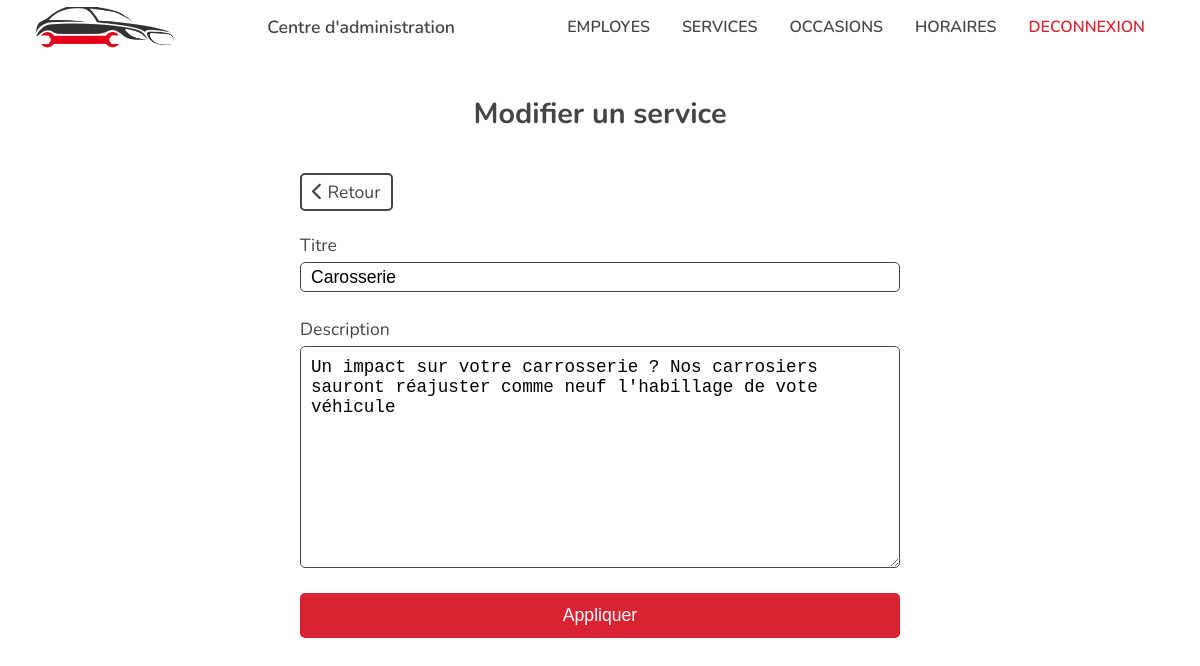
Page /edit-service.php?id=1 (signed in) on the committed database.
### tables this page shows
CREATE TABLE IF NOT EXISTS services
(
    id INT PRIMARY KEY AUTO_INCREMENT NOT NULL,
    title VARCHAR(255) NOT NULL,
    description TEXT NOT NULL
);

### actions/services/editServiceAction.php (called while the page is built, shortened)
<?php
require ('actions/database.php');
if(isset($_GET['id']) AND !empty($_GET['id'])){
    $serviceId = $_GET['id'];
    $checkIfServiceExists = $bdd->prepare('SELECT * FROM services WHERE id = ?');
    $checkIfServiceExists->execute(array($serviceId));
    if($checkIfServiceExists->rowCount() > 0){
        $serviceInfos = $checkIfServiceExists->fetch();
        if($serviceInfos['id'] == $_GET['id']){
            $service_title = $serviceInfos['title'];
            $service_description = $serviceInfos['description'];
        }
    } else {
        $errorMsg = "Aucun service n'a été trouvée";
    }
}

### edit-service.php (the view, shortened to what this page needs)
<?php
    require('actions/services/editServiceAction.php');
    include 'pages/includes/html-head.php';
?>
    <body>
        <?php include 'pages/includes/navbar-admin.php'; ?>
        <div class="admin-section edit-services">
            <?php if($_SESSION['is_admin'] == "1"){ ?>
            <div class="admin-title">Modifier un service</div>
                <form class="form-edit-service" method="POST" enctype="multipart/form-data">
                    <a href="./services-admin.php" class="return-btn"><i class="fas fa-chevron-left"></i> Retour</a>
                    <br>
                    <label for="serviceTitle" class="modal-label">Titre</label>
                    <input type="text" class="modal-input form_data" name="serviceTitle" value="<?=$service_title;?>">
                    <label for="serviceDescription" class="modal-label">Description</label>
                    <textarea name="serviceDesc" rows="10" required="required"><?=$service_description;?></textarea>
                    <button class="btn-add-modal" type="submit" name="editService" id="submit">Appliquer</button>
                    <br>
                </form>
                <?php } else { ?>
                <p class="denied-msg">Vous n'avez pas accès à cette ressource</p>
                <?php } ?>
            </div>
    </body>
</html>

### src/style.css (style rules this page uses)
*, *::after, *::before { margin: 0; padding: 0; box-sizing: border-box; text-decoration: none; list-style: none; scroll-behavior: smooth; }
body { font-family: "Nunito", sans-serif, "arial", sans-serif; color: #454545; }
body a { color: inherit; text-decoration: none; }
body .admin-section { width: 100%; margin: 0; display: flex; flex-direction: column; padding: 40px 12px; }
body .admin-section .admin-title { margin: 0 auto 40px; font-size: 1.8rem; font-weight: 700; }
body .admin-section .modify-btn, body .admin-section .delete-btn, body .admin-section .return-btn { font-size: 1.2rem; padding: 5px 10px; background-color: transparent; border-radius: 5px; text-align: center; }
body .admin-section .return-btn { width: fit-content; font-size: 1.1rem; border: 2px solid #454545; color: #454545; }
body form { display: flex; flex-direction: column; width: 90%; margin: 0 auto; }
body form label { font-size: 1.1rem; margin-bottom: 5px; }
body form input { width: 100%; height: 30px; padding-left: 10px; border: 1px solid #454545; border-radius: 5px; outline: none; font-size: 1.1rem; margin-bottom: 25px; }
body form textarea { margin-bottom: 25px; padding: 10px; border: 1px solid #454545; border-radius: 5px; outline: none; font-size: 1.1rem; }
body form button { width: fit-content; margin: 0 auto; padding: 12px 15px; border-radius: 5px; border: none; color: #ffffff; background-color: #d92332; font-size: 1.1rem; cursor: pointer; width: 100%; }
@media screen and (min-width: 700px) { body form { width: 600px; } }
@media screen and (min-width: 700px) { body .admin-section { max-width: 800px; margin: 0 auto; } }

### rows in the picture
services: serviceTitle "Carosserie", serviceDesc "Un impact sur votre carrosserie ? Nos carrosiers sauront réajuster comme neuf l'habillage de vote véhicule"
